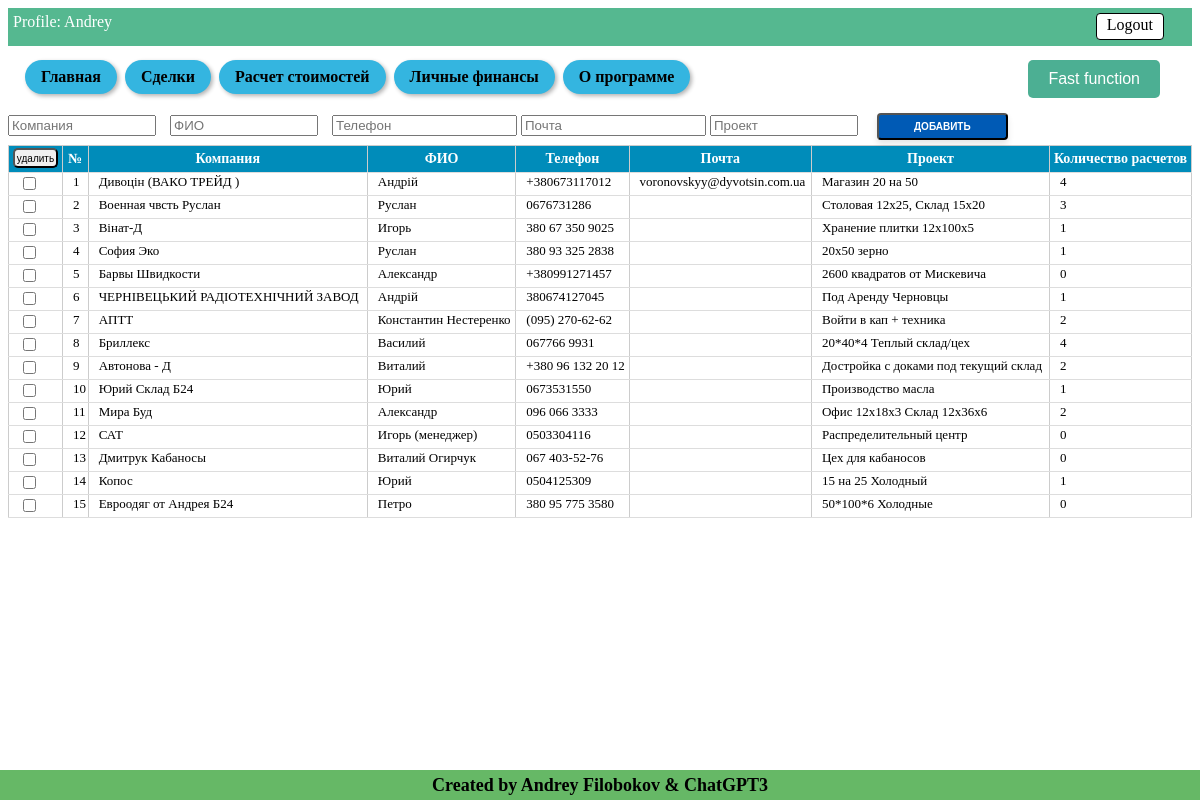
Screenshot of /leads (signed in) with the database file from the repository.
### tables this page shows
CREATE TABLE users (
id integer PRIMARY KEY AUTOINCREMENT,
name text NOT NULL,
email text NOT NULL,
psw text NOT NULL
);

CREATE TABLE lead (id integer PRIMARY KEY AUTOINCREMENT, unique_ID TEXT, company text NOT NULL, name text NOT NULL, phone text NOT NULL, mail text NOT NULL, project text NOT NULL, amount_calc INTEGER DEFAULT (0), job_title text NOT NULL, price text NOT NULL, profit text NOT NULL, user_email TEXT, product TEXT, comments_history TEXT, event TEXT);

### Saleshelp.py (the view, shortened to what this page needs)
@app.route('/leads', methods=["POST", "GET"])
@login_required
def leads():
    dbase = FDataBase(get_db())
    get_new_lead = dbase.get_info_records('lead', current_user.get_user_email())
    get_new_lead = [ [row[column_name] for column_name in row.keys()] for row in get_new_lead]
    for lead in get_new_lead:
        amount_calc = dbase.get_amount_records('my_warehouse', 'lead_ID', lead[0])
        dbase.update_record("lead", 'id', lead[0], {'amount_calc': amount_calc})
        lead[7] = amount_calc
    return render_template('leads.html', title='My LEADS', menu=menu,
                           title_table_leads=title_table_leads,
                           get_new_lead=get_new_lead,
                           current_user=current_user.get_user_name(),
                           )

### Saleshelp.py (called while the page is built)
def connect_db():
    conn = sqlite3.connect(app.config['DATABASE'])
    conn.row_factory = sqlite3.Row
    return conn

def get_db():
    if not hasattr(g, 'link_db'):
        g.link_db = connect_db()
    return g.link_db

@login_manager.user_loader
def load_user(user_id):
    dbase = FDataBase(get_db())
    return UserLogin().fromDB(user_id, dbase)

### Utils/FDataBase.py (called while the page is built)
    def get_info_records(self, name_tabl, user_email, *args):
        query = ''
        if len(args) > 0:
            for column, value in args:
                query += f" AND {column} = '{value}' AND "
            query = query.rstrip(' AND')
        sql = f"SELECT * FROM {name_tabl} WHERE user_email = '{user_email}'{query}"
        try:
            self.__cur.execute(sql)
            res = self.__cur.fetchall()
            if res:
                return res
        except:
            print("Ошибка чтения из БД")
        return []

    def get_user(self, user_id):
        try:
            self.__cur.execute(f"SELECT * FROM users WHERE id = {user_id} LIMIT 1")
            res = self.__cur.fetchone()
            if not res:
                print("Пользователь не найден")
                return False
            return res
        except sqlite3.Error as e:
            print("Ошибка получения данных из БД " + str(e))
        return False

    def update_record(self, name_table, title_column, vol_column, new_columns_values):
        new_val = ''
        for title, values in new_columns_values.items():
            new_val = new_val + title
            if type(values) == int:
                new_val = new_val + '=' + str(values) + ', '
            else:
                new_val = new_val + '=' + f"'{values}'" + ', '
        new_val = new_val.rstrip(', ')
        try:
            self.__cur.execute(f"UPDATE {name_table} SET {new_val} WHERE {title_column}={vol_column}")
            self.__db.commit()
            return True
        except sqlite3.Error as e:
            print(f"Ошибка обновления записи {vol_column} в БД {name_table} " + str(e))
            return False

    def get_amount_records(self, name_table, name_column, value_cell):
        try:
            self.__cur.execute(f"SELECT COUNT(*) FROM {name_table} WHERE {name_column} = '{value_cell}'")
            records = self.__cur.fetchone()[0]
            return records
        except sqlite3.Error as e:
            print("Ошибка получения записей из БД " + str(e))
            return False

### Utils/UserLogin.py (called while the page is built)
    def get_user_name(self):
        return str(self.__user['name'])

### templates/leads.html (shortened to what this page needs)
{% extends 'base.html' %}
{% block information %}
Profile: {{ current_user }} <a href="{{url_for('logout')}}" class="button-logout"> Logout </a>
{% endblock %}
{% block content %}
<form action="{{url_for('leads')}}" method="POST" id="add-leads-table" class="form-table-leads">
  <div class="input-leads">
    {% for l in title_table_leads[:5] %}
    <input type="{{ l.type }}" id="{{l.name}}" name="{{l.name}}" placeholder="{{l.placeholder}}"
          {% if l.name !='mail' %} required {% endif %}>
    {% endfor %}
    <input type="submit" name="button-add-lead" value="Добавить" />
  </div>
</form>
<form action="{{url_for('leads')}}" method="POST">
  <table id="my-table">
    <thead>
      <tr>
        <th class="button-delete-lead-th">
          <input type="submit" name="button-delete-lead" value="удалить" class="button-delete-lead">
        </th>
        <th>№</th>
        {% for title_col in title_table_leads %}
        <th>{{ title_col.placeholder }}</th>
        {% endfor %}
      </tr>
    </thead>
    <tbody class="table-result">
      {% for row in get_new_lead %}
      <tr>
        <td><input type="checkbox" name="check-lead" id="check-lead" value="{{ row[0] }}"></td>
        <td><a href="{{ url_for('show_info_lead', alias=row[2] ) }}">{{ get_new_lead.index(row)+1 }}</a></td>
        {% for cell in row[2:8] %}
        <td><a href="{{ url_for('show_info_lead', alias=row[2] ) }}">{{ cell }}</a></td>
        {% endfor %}
      </tr>
      {% endfor %}
    </tbody>
  </table>
</form>
{% endblock %}

### templates/base.html (shortened to what this page needs)
<!DOCTYPE html>
<html>
<head>
  <link type="text/css" rel="stylesheet" href="{{ url_for('static', filename='css/style.css') }}">
</head>
<body>
  <div class="info-panel">
    {% block information %} This is my main page{% endblock %}
  </div>
  {% block menu %}
  <ul class="navigation">
    {% for m in menu %}
    <li><a class="nav-button" href="{{m.url}}">{{ m.name }}</a></li>
    {% endfor %}
    <li class="convert-button-menu">
      {% block convertion_num %}
      <button class="convert-button" onclick="openModal()">Fast function</button>
      {% endblock convertion_num%}
    </li>
  </ul>
  {% endblock menu %}
  {% block content %}{% endblock %}
  {% block footer %}
  <div class="footer">
    <h4>Created by Andrey Filobokov & ChatGPT3</h4>
  </div>
  {% endblock %}
</body>
</html>

### static/css/style.css (style rules this page uses)
.info-panel { background-color: rgba(35, 163, 112, 0.773); color: white; font-size: 16px; padding: 5px; padding-bottom: 15px; margin-bottom: 10px; }
.navigation { white-space: nowrap; margin-bottom: 10px; margin-top: 5px; }
.navigation { padding-left: 15px; }
.navigation li { display: inline-block; }
.nav-button { font-weight: 600; background-color: #34b5e0; border-radius: 20px; color: #000; padding: 8px 16px; text-align: center; text-decoration: none; display: inline-block; font-size: 16px; margin: 4px 2px; cursor: pointer; box-shadow: 2px 2px 4px rgba(0, 0, 0, 0.3); }
.footer { position: fixed; bottom: 0; left: 0; width: 100%; height: 30px; background-color: #00890099; display: flex; align-items: center; justify-content: center; }
.footer h4 { color: rgb(0, 0, 0); font-size: 18px; font-weight: bold; text-align: center; }
table { width: 90%; border-collapse: collapse; margin-bottom: 10px; }
th { background-color: #a7a1a1; font-weight: bold; }
td, th { padding: 5px; text-align: center; border: 1px solid #ccc; }
.convert-button { background-color: #4caf93; border: none; color: white; padding: 10px 20px; text-align: center; text-decoration: none; display: inline-block; font-size: 16px; margin: 4px 2px; cursor: pointer; border-radius: 5px; }
.convert-button-menu { float: right; margin-right: 30px; }
.button-logout { float: right; margin-right: 23px; }
.button-logout { padding-bottom: 5px; padding-top: 2px; padding-left: 10px; padding-right: 10px; background-color: #fff; color: #000; text-decoration: none; border: 1px solid #000; border-radius: 4px; }
.input-leads { white-space: nowrap; }
#add-leads-table input[type="text"] { display: inline-block; width: 140px; margin-right: 10px; }
#add-leads-table input[type="submit"] { display: inline-block; padding: 6px 35px; border-radius: 4px; margin: 5px; font-size: 10px; font-weight: 600; text-decoration: none; text-transform: uppercase; color: #fff; background-color: #005ab5; box-shadow: 0 4px 6px rgba(0, 0, 0, 0.1); cursor: pointer; }
.button-delete-lead-th { padding: 0px; width: 20px; white-space: nowrap; }
.button-delete-lead { width: 45px; height: 20px; border-radius: 1px; font-size: 10px; padding: 0; border-radius: 5px; margin-bottom: 2px; margin-left: 2px; margin-right: 2px; }
#my-table { border-collapse: collapse; width: 100%; }
#my-table th { background-color: #008CBA; color: white; font-weight: bold; padding: 2px; border-bottom: 1px solid #ddd; font-size: 14px; }
#my-table td { border-bottom: 1px solid #ddd; padding: 1px; padding-left: 10px; text-align: left; font-size: 13px; vertical-align: top; background-color: white; }
table td a { text-decoration: none; color: inherit; }

### rows the page displays
users: name "Andrey"
lead: get_new_lead "1", company "Дивоцін (ВАКО ТРЕЙД )", name "Андрій", phone "+380673117012", mail "voronovskyy@dyvotsin.com.ua", project "Магазин 20 на 50", 8 "4"
lead: get_new_lead "2", company "Военная чвсть Руслан", name "Руслан", phone "0676731286", project "Столовая 12х25, Склад 15х20", 8 "3"
lead: get_new_lead "3", company "Вінат-Д", name "Игорь", phone "380 67 350 9025", project "Хранение плитки 12х100х5", 8 "1"
lead: get_new_lead "4", company "София Эко", name "Руслан", phone "380 93 325 2838", project "20х50 зерно", 8 "1"
lead: get_new_lead "5", company "Барвы Швидкости", name "Александр", phone "+380991271457", project "2600 квадратов от Мискевича", 8 "0"
lead: get_new_lead "6", company "ЧЕРНІВЕЦЬКИЙ РАДІОТЕХНІЧНИЙ ЗАВОД", name "Андрій", phone "380674127045", project "Под Аренду Черновцы", 8 "1"
lead: get_new_lead "7", company "АПТТ", name "Константин Нестеренко", phone "(095) 270-62-62", project "Войти в кап + техника", 8 "2"
lead: get_new_lead "8", company "Бриллекс", name "Василий", phone "067766 9931", project "20*40*4 Теплый склад/цех", 8 "4"
lead: get_new_lead "9", company "Автонова - Д", name "Виталий", phone "+380 96 132 20 12", project "Достройка с доками под текущий склад", 8 "2"
lead: get_new_lead "10", company "Юрий Склад Б24", name "Юрий", phone "0673531550", project "Производство масла", 8 "1"
lead: get_new_lead "11", company "Мира Буд", name "Александр", phone "096 066 3333", project "Офис 12х18х3 Склад 12х36х6", 8 "2"
lead: get_new_lead "12", company "САТ", name "Игорь (менеджер)", phone "0503304116", project "Распределительный центр", 8 "0"
lead: get_new_lead "13", company "Дмитрук Кабаносы", name "Виталий Огирчук", phone "067 403-52-76", project "Цех для кабаносов", 8 "0"
lead: get_new_lead "14", company "Копос", name "Юрий", phone "0504125309", project "15 на 25 Холодный", 8 "1"
lead: get_new_lead "15", company "Евроодяг от Андрея Б24", name "Петро", phone "380 95 775 3580", project "50*100*6 Холодные", 8 "0"

### other values shown
{{ m.name }} "Главная" "Сделки" "Расчет стоимостей" "Личные финансы" "О программе"
{{ title_col.placeholder }} "Компания" "ФИО" "Телефон" "Почта" "Проект" "Количество расчетов"
